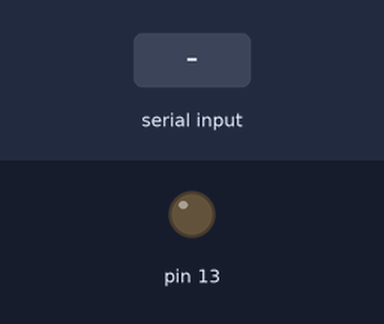
Recording of a sketch running on a simulated Arduino Uno, built with avr-gcc and run on an emulated ATmega328P. Parts: output pins drawn as LEDs (lit = HIGH). Inputs (shaded band) come from the test bench.

Above: at 1.2 s.
1.3 s: "2" received over Serial
At 2.5 s:
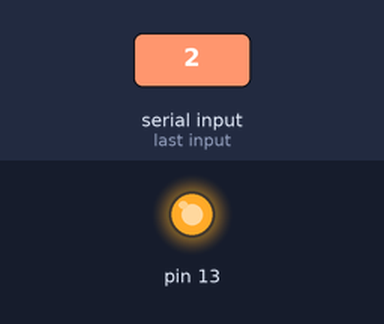
2.8 s: "3" received over Serial
At 3.9 s:
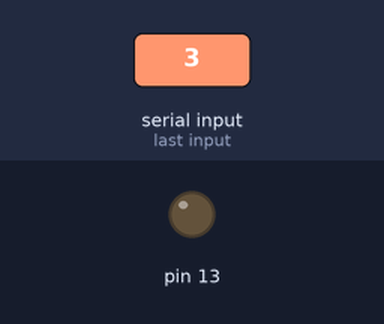
Timing chart, 0 to 5.8 s (numbered marks = the images above; inputs shaded):
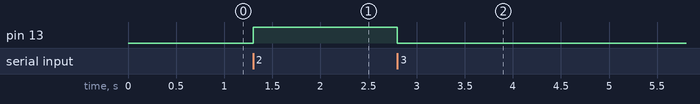

Measured:
- after the input at 1.3 s, pin 13: LOW → HIGH at once
- after the input at 2.8 s, pin 13: HIGH → LOW at once

The sketch:

sketch.ino
```cpp
char ch;

void setup () {
  pinMode(13, OUTPUT);
  Serial.begin(115200);
}


void loop() {

  if (Serial.available())
  {

     ch = Serial.read();

     if ( ch == '1' ) {
       Serial.println(analogRead(A0)); // if '1' is received, then send back analog read A0
     }
     else if (ch == '2') {
       digitalWrite(13,HIGH); // if '2' is received, turn on the led attached to 13
     }
     else if (ch == '3') {
       digitalWrite(13,LOW); // if '3' is received then turn off the led attached 13
     } else {
       delay(10);
     }

  }

}
```
